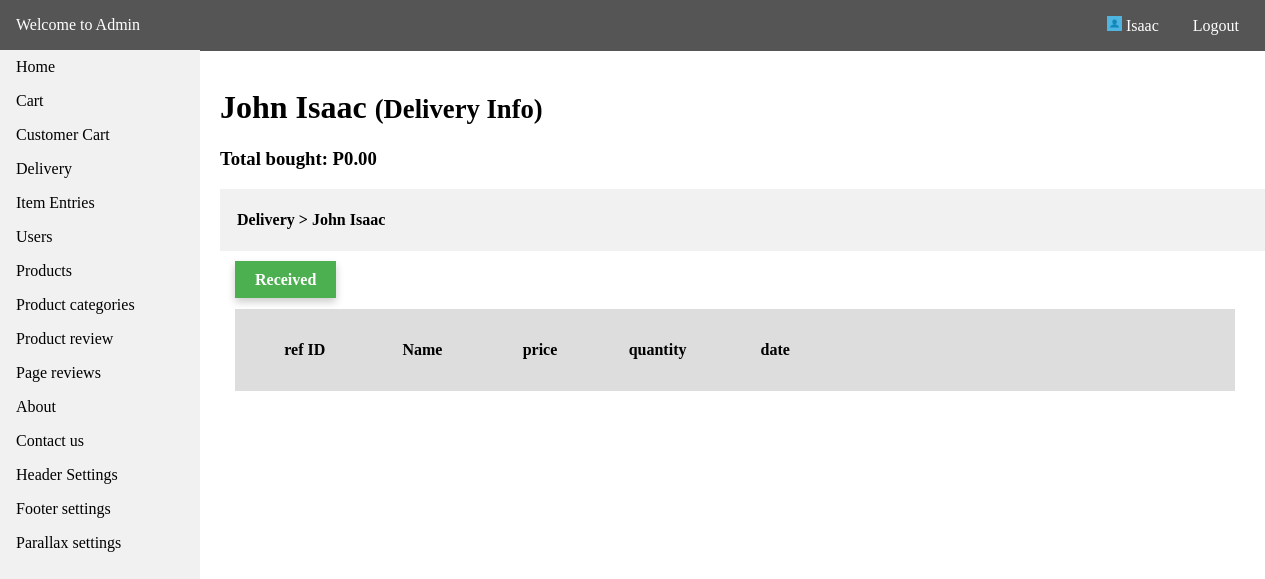
The page /admin/delivery_info.php?id=1 (signed in) on the database its author committed.
### tables this page shows
CREATE TABLE `tbl_menus` (
  `id` int(11) NOT NULL,
  `menu_name` varchar(255) NOT NULL,
  `menu_link` varchar(255) NOT NULL,
  `date_created` datetime NOT NULL DEFAULT CURRENT_TIMESTAMP
);

CREATE TABLE `tbl_user` (
  `id` int(11) NOT NULL,
  `username` varchar(255) NOT NULL,
  `password` varchar(255) NOT NULL,
  `image` varchar(255) NOT NULL,
  `address` varchar(255) NOT NULL,
  `contact_no` varchar(50) NOT NULL,
  `firstname` varchar(255) NOT NULL,
  `lastname` varchar(255) NOT NULL,
  `birthdate` varchar(255) NOT NULL,
  `date_created` datetime NOT NULL DEFAULT CURRENT_TIMESTAMP
);

### api/dbh.php (called while the page is built, shortened)
<?php
class dbh {
    public function __construct() {
        $this->servername = HOST;
        $this->username = USER;
        $this->password = PASS;
        $this->dbname = DBNAME;
        $this->conn = mysqli_connect($this->servername,$this->username,$this->password,$this->dbname);
    }
}
?>

### config.php (called while the page is built, shortened)
<?php
include API.'dbh.php';
include API.'viewUser.php';
$viewUser = new ViewUser;
?>

### api/viewUser.php (called while the page is built, shortened)
<?php
class ViewUser extends User {
    public function get_query($query) {
        $res = mysqli_query($this->conn,$query);
        return $res;
    }
    public function select_where($table_name, $where_condition)
      {
           $condition = '';
           $array = array();
           foreach($where_condition as $key => $value)
           {
                $condition .= $key . " = '".$value."' AND ";
           }
           $condition = substr($condition, 0, -5);
           $query = "SELECT * FROM ".$table_name." WHERE " . $condition;
           $result = mysqli_query($this->conn, $query);
           while($row = mysqli_fetch_array($result))
           {
                $array[] = $row;
           }
           return $array;
      }
}
?>

### admin/delivery_info.php (the view, shortened to what this page needs)
<?php
include '../config.php';
    $table = "tbl_user";
    $id = array(
        'id' => $_GET['id']
    );
    $res = $viewUser->select_where($table, $id);
    foreach ($res as $data) {
        $name = $data['firstname'];
        $email = $data['username'];
    }
?>
<!DOCTYPE html>
<html>
<head>
    <link rel="stylesheet" type="text/css" media="screen" href="admin_css/main.css" />
</head>
<body>
<?php
include 'require/nav.php';
?>
<div class="container">
    <br>
<h1><?php echo $name; ?> <small>(Delivery Info)</small></h1>
            <?php
            $query = "SELECT sum(price) FROM tbl_deliver_process WHERE `user_name` = '$email'";
            $res = $viewUser->get_query($query);
            foreach($res as $item) {
                $total = $item['sum(price)'];
                $consume = number_format($total,2);
            }
            ?>
            <div class="options">
                <h3>Total bought: P<?php echo $consume;?></h3>
            </div>
<div style="background-color:#f1f1f1;padding:1px;"><h4>&nbsp &nbsp <a style="color:#000;text-decoration:none;" href="<?php echo ADMIN_URL.'delivery.php';?>">Delivery</a> > <?php echo $name; ?></h4></div>
    <div class="content">
        <div class="row">
            <div class="options">
                <a class="update" href="<?php echo ADMIN_URL.'ajax/toreceived.php?customer='.$email;?>">Received</a>
            </div>
            <div style="padding: 20px;float:left;">
                <div style="padding:10px;width:1000px;background-color:#ddd;">
                    <table>
                        <tr>
                            <th>ref ID</th>
                            <th>Name</th>
                            <th>price</th>
                            <th>quantity</th>
                            <th>date</th>
                        </tr>
                    </table>
                </div>
            </div>
    </div>
    </div>
</div>
</body>
</html>

### admin/require/nav.php (shortened to what this page needs)
<div class="header">
    <p><a style="color:#fff;text-decoration:none;" href="<?php echo ADMIN_URL.'home.php';?>">Welcome to Admin</a></p>
    <div class="head-content">
        <p style="cursor:pointer;"><img src="<?php echo BASE_URL; ?>image/sample-image.jpg" style="height:15px;width:15px;" alt=""> <?php echo $_SESSION["admin"]; ?></p>
        <p><a style="color:#fff;text-decoration:none;" href="<?php echo ADMIN_URL.'logout.php';?>">Logout</a></p>
    </div>
</div>
<nav class="navi">
    <ul>
        <li><a href="<?php echo ADMIN_URL.'home.php';?>">Home</a></li>
    <?php
        $tbl = "SELECT * FROM tbl_menus";
        $res = $viewUser->get_query($tbl);
        while($row = $res->fetch_assoc()) {
            $menu = $row['menu_name'];
            $link = $row['menu_link'];
    ?>
        <li><a href="<?php echo ADMIN_URL.$link.'.php'; ?>"><?php echo ucfirst($menu); ?></a></li>
    <?php
        }
    ?>
    </ul>
</nav>

### admin/admin_css/main.css (style rules this page uses)
html { scroll-behavior: smooth; }
* { box-sizing: border-box; }
body { margin: 0; font-family: Cambria, Cochin, Georgia, Times, 'Times New Roman', serif; }
ul { list-style-type: none; margin: 0; padding: 0; width: 200px; top: 50px; background-color: #f1f1f1; position: fixed; height: 100%; overflow: auto; }
li a { display: block; color: #000; padding: 8px 16px; text-decoration: none; }
.header { background-color: #555; color:white; display: inline-block; width: 100%; position:fixed; top:0; padding: 16px; }
.header p { display: inline; }
.container { margin-top: 50px; margin-left: 220px; }
.content { margin-top: 20px; }
.head-content { position: relative; float:right; }
.head-content p { margin-left: 10px; padding: 10px; }
.row { margin: 0 -5px; }
.row:after { content: ""; display: table; clear: both; }
.options a { margin-left: 20px; padding: 10px 20px; background-color: #f1f1f1; text-decoration: none; color: #fff; font-weight: bold; box-shadow: 0 4px 8px 0 rgba(0, 0, 0, 0.2); }
.options .update { background-color: #4CAF50; }

### admin/delivery_info.php (style rules this page uses)
table tr th { width:10%; padding:20px 0px; }

### rows shown on the page
tbl_menus: menu_name "Cart"
tbl_menus: menu_name "Customer Cart"
tbl_menus: menu_name "Delivery"
tbl_menus: menu_name "Item Entries"
tbl_menus: menu_name "Users"
tbl_menus: menu_name "Products"
tbl_menus: menu_name "Product categories"
tbl_menus: menu_name "Product review"
tbl_menus: menu_name "Page reviews"
tbl_menus: menu_name "About"
tbl_menus: menu_name "Contact us"
tbl_menus: menu_name "Header Settings"
tbl_menus: menu_name "Footer settings"
tbl_menus: menu_name "Parallax settings"
tbl_user: firstname "John Isaac"

### other values the page prints
$_SESSION["admin"] "Isaac"
$consume "0.00"
